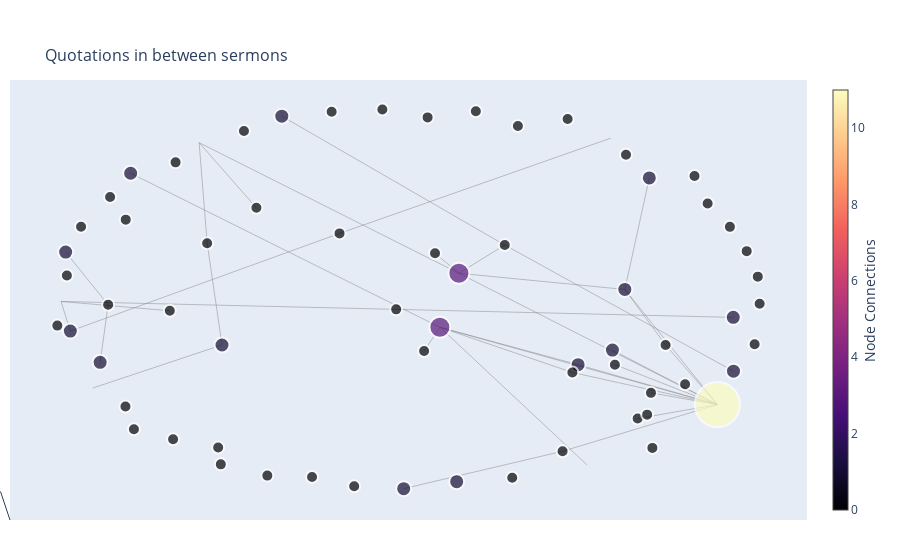

The notebook cell saved with this chart:
### Code cell
fig = go.Figure(data=[edge_trace, node_trace],
            layout=go.Layout(
                title=dict(
                    text="<br>Quotations in between sermons",
                    font=dict(size=16)
                    ),
                #shapes=edge_shapes,
                showlegend=False,
                hovermode='closest',
                margin=dict(b=40,l=10,r=10,t=80),
                annotations=[dict(
                    text="",
                    showarrow=True,
                    xref="paper", yref="paper",
                    x=0.00, y=-0.00 )],
                xaxis=dict(showgrid=False, zeroline=False, showticklabels=False),
                yaxis=dict(showgrid=False, zeroline=False, showticklabels=False)
            )
        )

fig.show()

### Figure 1 — Plotly figure (JSON) as saved in the notebook; plotly's stock layout.template omitted (floating-point values rounded to 4 significant figures)
{"data": [{"hoverinfo": "none", "line": {"color": "#888", "width": 0.5}, "mode": "lines", "type": "scatter", "x": [-0.6852, -0.9898, null, -0.05137, -0.9898, null, -0.05137, 0.8924, null, -0.9636, -0.9898, null, 0.1242, -0.6031, null, 0.1242, 0.8479, null, 0.662, 0.8479, null, 0.07099, 0.8479, null, 0.07099, 0.4829, null, 0.07099, -0.7948, null, 0.5888, 0.8479, null, 0.5888, 0.1242, null, 0.5888, 0.6573, null, 0.7029, 0.5888, null, 0.7029, 0.8479, null, 0.4579, 0.4579, null, 0.4579, 0.8479, null, 0.4579, 0.07099, null, -0.4427, -0.6031, null, 0.4419, 0.07099, null, 0.4419, 0.8479, null, -0.539, -0.9009, null, 0.561, 0.8479, null, 0.02682, 0.07099, null, -0.8578, -0.8802, null, -0.8578, -0.9767, null, 0.6247, 0.8479, null, -0.2099, 0.5497, null, -0.2099, -0.9636, null, -0.5806, -0.539, null, -0.5806, -0.6031, null, 0.2526, 0.1242, null, 0.2526, 0.893, null, 0.2526, -0.3716, null, 0.554, 0.8479, null, 0.554, 0.554, null, 0.4145, -0.03029, null, 0.4145, 0.8479, null, 0.05742, 0.1242, null, 0.118, 0.118, null], "y": [-0.04196, 0.006165, null, -0.03463, 0.006165, null, -0.03463, -0.07592, null, -0.1464, 0.006165, null, 0.1514, 0.8241, null, 0.1514, -0.5252, null, -0.4647, -0.5252, null, -0.1268, -0.5252, null, -0.1268, -0.8358, null, -0.1268, 0.6665, null, 0.06796, -0.5252, null, 0.06796, 0.1514, null, 0.06796, 0.6423, null, -0.2183, 0.06796, null, -0.2183, -0.5252, null, -0.3197, -0.3197, null, -0.3197, -0.5252, null, -0.3197, -0.1268, null, 0.4884, 0.8241, null, -0.3595, -0.1268, null, -0.3595, -0.5252, null, -0.2182, -0.44, null, -0.3197, -0.5252, null, -0.2495, -0.1268, null, -0.01089, -0.3076, null, -0.01089, 0.2604, null, -0.5973, -0.5252, null, 0.3566, 0.8476, null, 0.3566, -0.1464, null, 0.3057, -0.2182, null, 0.3057, 0.8241, null, 0.2968, 0.1514, null, 0.2968, -0.3533, null, 0.2968, 0.9608, null, -0.2442, -0.5252, null, -0.2442, -0.2442, null, -0.7657, -0.9582, null, -0.7657, -0.5252, null, 0.2543, 0.1514, null, -0.9224, -0.9224, null]}, {"hoverinfo": "text", "marker": {"color": [0, 1, 0, 0, 1, 11, 0, 0, 0, 1, 3, 0, 0, 0, 1, 1, 0, 3, 1, 0, 0, 1, 1, 0, 0, 0, 1, 1, 0, 0, 0, 1, 0, 0, 0, 0, 0, 0, 1, 0, 1, 0, 0, 0, 0, 0, 0, 0, 0, 0, 0, 0, 0, 0, 1, 0, 0, 0, 0, 0, 0, 0, 0, 0, 0], "colorbar": {"thickness": 15, "title": {"side": "right", "text": "Node Connections"}, "xanchor": "left"}, "colorscale": [[0, "#000004"], [0.1111, "#180f3d"], [0.2222, "#440f76"], [0.3333, "#721f81"], [0.4444, "#9e2f7f"], [0.5556, "#cd4071"], [0.6667, "#f1605d"], [0.7778, "#fd9668"], [0.8889, "#feca8d"], [1, "#fcfdbf"]], "line": {"width": 2}, "reversescale": false, "showscale": true, "size": [12, 15, 12, 12, 15, 45, 12, 12, 12, 15, 21, 12, 12, 12, 15, 15, 12, 21, 15, 12, 12, 15, 15, 12, 12, 12, 15, 15, 12, 12, 12, 15, 12, 12, 12, 12, 12, 12, 15, 12, 15, 12, 12, 12, 12, 12, 12, 12, 12, 12, 12, 12, 12, 12, 15, 12, 12, 12, 12, 12, 12, 12, 12, 12, 12]}, "mode": "markers", "text": ["E000001 (0 Verweise)", "E000002 (1 Verweise)", "E000029 (0 Verweise)", "E000030 (0 Verweise)", "E000099 (1 Verweise)", "E000003 (11 Verweise)", "E000098 (0 Verweise)", "E000096 (0 Verweise)", "E000095 (0 Verweise)", "E000092 (1 Verweise)", "E000091 (3 Verweise)", "E000090 (0 Verweise)", "E000089 (0 Verweise)", "E000086 (0 Verweise)", "E000085 (1 Verweise)", "E000083 (1 Verweise)", "E000082 (0 Verweise)", "E000079 (3 Verweise)", "E000078 (1 Verweise)", "E000075 (0 Verweise)", "E000106 (0 Verweise)", "E000073 (1 Verweise)", "E000072 (1 Verweise)", "E000070 (0 Verweise)", "E000108 (0 Verweise)", "E000069 (0 Verweise)", "E000068 (1 Verweise)", "E000067 (1 Verweise)", "E000065 (0 Verweise)", "E000063 (0 Verweise)", "E000060 (0 Verweise)", "E000058 (1 Verweise)", "E000059 (0 Verweise)", "E000056 (0 Verweise)", "E000057 (0 Verweise)", "E000055 (0 Verweise)", "E000104 (0 Verweise)", "E000053 (0 Verweise)", "E000051 (1 Verweise)", "E000052 (0 Verweise)", "E000074 (1 Verweise)", "E000048 (0 Verweise)", "E000046 (0 Verweise)", "E000045 (0 Verweise)", "E000061 (0 Verweise)", "E000042 (0 Verweise)", "E000109 (0 Verweise)", "E000041 (0 Verweise)", "E000039 (0 Verweise)", "E000038 (0 Verweise)", "E000036 (0 Verweise)", "E000037 (0 Verweise)", "E000035 (0 Verweise)", "E000034 (0 Verweise)", "E000027 (1 Verweise)", "E000024 (0 Verweise)", "E000023 (0 Verweise)", "E000021 (0 Verweise)", "E000020 (0 Verweise)", "E000016 (0 Verweise)", "E000014 (0 Verweise)", "E000015 (0 Verweise)", "E000009 (0 Verweise)", "E000008 (0 Verweise)", "E000007 (0 Verweise)"], "type": "scatter", "x": [-0.2869, 0.8924, -0.6759, -0.8085, -0.7948, 0.8479, 0.883, -0.6852, -0.05137, -0.9636, 0.1242, 0.662, -1, 0.2894, -0.9767, 0.6573, -0.8523, 0.07099, 0.5888, 0.7029, 0.5921, 0.4579, 0.893, -0.4427, 0.4419, -0.232, -0.539, -0.8802, 0.561, 0.02682, -0.9336, -0.03029, -0.8578, 0.6247, -0.7856, -0.2099, -0.5424, -0.5806, -0.3716, 0.2526, 0.554, -0.169, 0.1717, -0.4776, 0.6659, 0.93, 0.2736, 0.4145, -0.09005, 0.7839, 0.05742, 0.4286, -0.9733, -0.4121, 0.118, 0.7576, 0.9521, 0.8206, 0.03663, -0.669, 0.9611, 0.6513, -0.8093, 0.9662, -0.5498, -0.9898, -0.6031, 0.4829, -0.9009, 0.5497], "y": [-0.8979, -0.07592, -0.7035, 0.4275, 0.6665, -0.5252, 0.3904, -0.04196, -0.03463, -0.1464, 0.1514, -0.4647, -0.1183, 0.9098, 0.2604, 0.6423, 0.5444, -0.1268, 0.06796, -0.2183, 0.762, -0.3197, -0.3533, 0.4884, -0.3595, 0.9834, -0.2182, -0.3076, -0.3197, -0.2495, 0.3912, -0.9582, -0.01089, -0.5973, -0.6527, 0.3566, -0.8331, 0.3057, 0.9608, 0.2968, -0.2442, -0.9458, 0.9862, 0.8842, -0.7483, 0.2652, -0.9023, -0.7657, 0.995, 0.6522, 0.2543, 0.946, 0.1395, -0.8912, -0.9224, -0.4207, -0.2144, 0.5111, 0.9543, 0.7228, 0.1338, -0.5769, -0.5351, -0.006013, -0.7459, 0.006165, 0.8241, -0.8358, -0.44, 0.8476]}], "layout": {"annotations": [{"showarrow": true, "text": "", "x": 0, "xref": "paper", "y": 0, "yref": "paper"}], "hovermode": "closest", "margin": {"b": 40, "l": 10, "r": 10, "t": 80}, "showlegend": false, "title": {"font": {"size": 16}, "text": "<br>Quotations in between sermons"}, "xaxis": {"showgrid": false, "showticklabels": false, "zeroline": false}, "yaxis": {"showgrid": false, "showticklabels": false, "zeroline": false}}}
